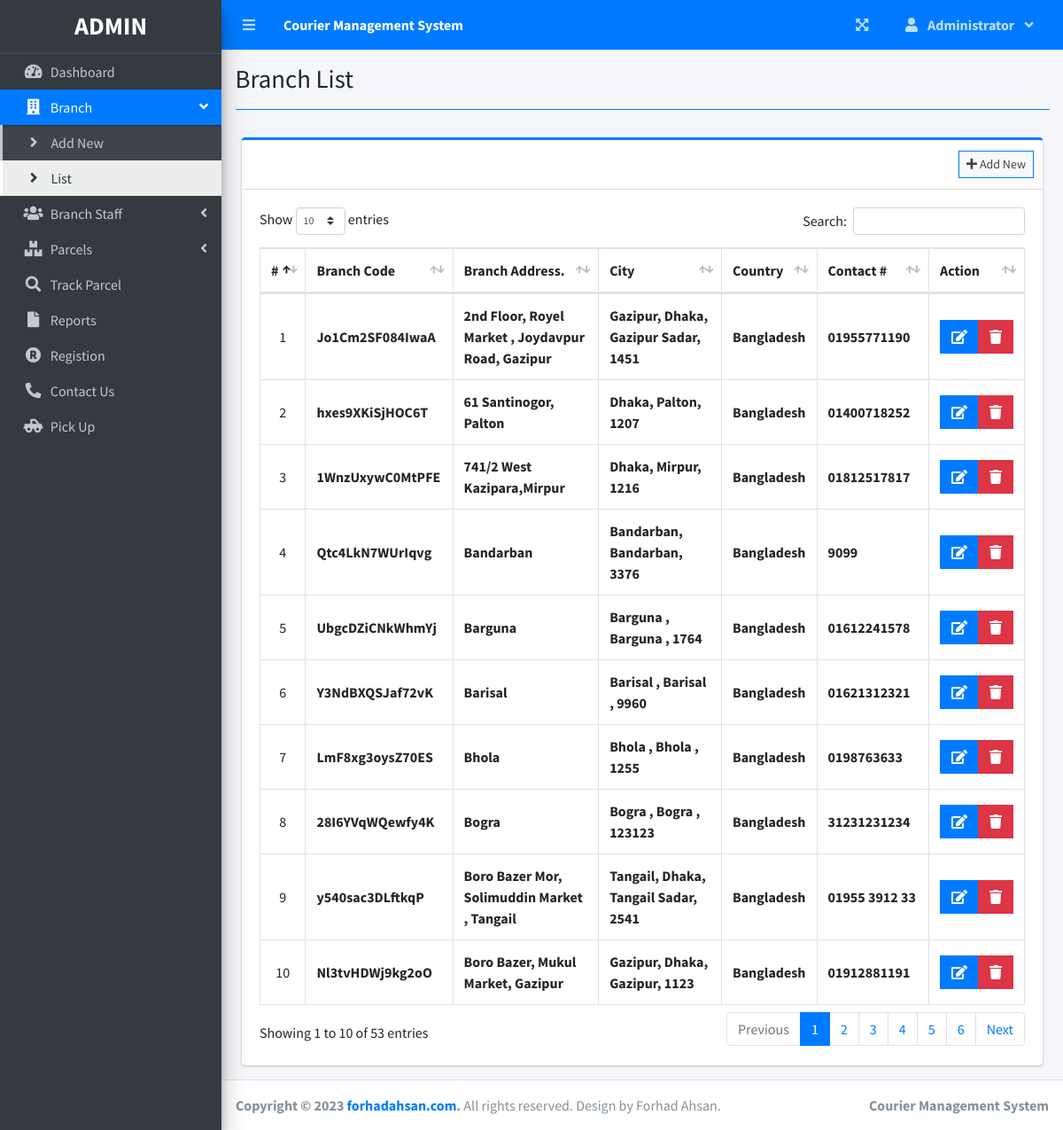
The page /index.php?page=branch_list (signed in) on the database its author committed.
### tables this page shows
CREATE TABLE `branches` (
  `id` int(30) NOT NULL,
  `branch_code` varchar(50) NOT NULL,
  `street` text NOT NULL,
  `city` text NOT NULL,
  `state` text NOT NULL,
  `zip_code` varchar(50) NOT NULL,
  `country` text NOT NULL,
  `contact` varchar(100) NOT NULL,
  `date_created` datetime NOT NULL DEFAULT current_timestamp()
);

### branch_list.php (the view, shortened to what this page needs)
<?php include'db_connect.php' ?>
<div class="col-lg-12">
	<div class="card card-outline card-primary">
		<div class="card-header">
			<div class="card-tools">
				<a class="btn btn-block btn-sm btn-default btn-flat border-primary " href="./index.php?page=new_branch"><i class="fa fa-plus"></i> Add New</a>
			</div>
		</div>
		<div class="card-body">
			<table class="table tabe-hover table-bordered" id="list">
				<!-- <colgroup>
					<col width="5%">
					<col width="15%">
					<col width="25%">
					<col width="25%">
					<col width="15%">
				</colgroup> -->
				<thead>
					<tr>
						<th class="text-center">#</th>
						<th>Branch Code</th>
						<th>Branch Address.</th>
						<th>City </th>
						<th>Country</th>
						<th>Contact #</th>
						<th>Action</th>
					</tr>
				</thead>
				<tbody>
					<?php
					$i = 1;
					$qry = $conn->query("SELECT * FROM branches order by street asc,city asc, state asc ");
					while($row= $qry->fetch_assoc()):
					?>
					<tr>
						<td class="text-center"><?php echo $i++ ?></td>
						<td class=""><b><?php echo $row['branch_code'] ?></b></td>
						<td><b><?php echo ucwords($row['street']) ?></b></td>
						<td><b><?php echo ucwords($row['city'].', '.$row['state'].', '.$row['zip_code']) ?></b></td>
						<td><b><?php echo ucwords($row['country']) ?></b></td>
						<td><b><?php echo $row['contact'] ?></b></td>
						<td class="text-center">
		                    <div class="btn-group">
		                        <a href="index.php?page=edit_branch&id=<?php echo $row['id'] ?>" class="btn btn-primary btn-flat ">
		                          <i class="fas fa-edit"></i>
		                        </a>
		                        <button type="button" class="btn btn-danger btn-flat delete_branch" data-id="<?php echo $row['id'] ?>">
		                          <i class="fas fa-trash"></i>
		                        </button>
	                      </div>
						</td>
					</tr>
				<?php endwhile; ?>
				</tbody>
			</table>
		</div>
	</div>
</div>

### index.php (shortened to what this page needs)
<!DOCTYPE html>
<html lang="en">
<?php
	include 'header.php'
?>
<body class="hold-transition sidebar-mini layout-fixed layout-navbar-fixed layout-footer-fixed">
<div class="wrapper">
  <?php include 'topbar.php' ?>
  <?php include 'sidebar.php' ?>
  <div class="content-wrapper">
    <div class="content-header">
      <div class="container-fluid">
        <div class="row mb-2">
          <div class="col-sm-6">
            <h1 class="m-0"><?php echo $title ?></h1>
          </div>
        </div>
            <hr class="border-primary">
      </div>
    </div>
    <section class="content">
      <div class="container-fluid">
         <?php
            $page = isset($_GET['page']) ? $_GET['page'] : 'home';
            if(!file_exists($page.".php")){
                include '404.html';
            }else{
            include $page.'.php';
            }
          ?>
      </div>
    </section>
  </div>
  <footer class="main-footer">
    <strong>Copyright &copy; 2023 <a href="forhadahsan.com">forhadahsan.com</a>.</strong>
    All rights reserved. Design by Forhad Ahsan.
    <div class="float-right d-none d-sm-inline-block">
      <b><?php echo $_SESSION['system']['name'] ?></b>
    </div>
  </footer>
</div>
</body>
</html>

### header.php (shortened to what this page needs)
<head>
  <?php
  $title = isset($_GET['page']) ? ucwords(str_replace("_", ' ', $_GET['page'])) : "Home";
  $title = str_replace("Persons Companies","Persons/Companies",$title);
  ?>
  <link rel="stylesheet" href="assets/plugins/fontawesome-free/css/all.min.css">
  <link rel="stylesheet" href="assets/plugins/overlayScrollbars/css/OverlayScrollbars.min.css">
  <link rel="stylesheet" href="assets/plugins/datatables-bs4/css/dataTables.bootstrap4.min.css">
  <link rel="stylesheet" href="assets/plugins/datatables-responsive/css/responsive.bootstrap4.min.css">
  <link rel="stylesheet" href="assets/plugins/datatables-buttons/css/buttons.bootstrap4.min.css">
  <link rel="stylesheet" href="assets/plugins/select2/css/select2.min.css">
  <link rel="stylesheet" href="assets/plugins/select2-bootstrap4-theme/select2-bootstrap4.min.css">
  <link rel="stylesheet" href="assets/plugins/sweetalert2-theme-bootstrap-4/bootstrap-4.min.css">
  <link rel="stylesheet" href="assets/plugins/toastr/toastr.min.css">
  <link rel="stylesheet" href="assets/plugins/dropzone/min/dropzone.min.css">
  <link rel="stylesheet" href="assets/dist/css/jquery.datetimepicker.min.css">
  <link rel="stylesheet" href="assets/plugins/icheck-bootstrap/icheck-bootstrap.min.css">
  <link rel="stylesheet" href="assets/plugins/bootstrap4-toggle/css/bootstrap4-toggle.min.css">
  <link rel="stylesheet" href="assets/dist/css/adminlte.min.css">
  <link rel="stylesheet" href="assets/dist/css/styles.css">
  <link rel="stylesheet" href="assets/plugins/summernote/summernote-bs4.min.css">
</head>

### topbar.php (shortened to what this page needs)
<nav class="main-header navbar navbar-expand navbar-primary navbar-dark ">
  <ul class="navbar-nav">
    <?php if(isset($_SESSION['login_id'])): ?>
    <li class="nav-item">
      <a class="nav-link" data-widget="pushmenu" href="" role="button"><i class="fas fa-bars"></i></a>
    </li>
  <?php endif; ?>
    <li>
      <a class="nav-link text-white"  href="./" role="button"> <large><b><?php echo $_SESSION['system']['name'] ?></b></large></a>
    </li>
  </ul>
  <ul class="navbar-nav ml-auto">
    <li class="nav-item">
      <a class="nav-link" data-widget="fullscreen" href="#" role="button">
        <i class="fas fa-expand-arrows-alt"></i>
      </a>
    </li>
   <li class="nav-item dropdown">
          <a class="nav-link"  data-toggle="dropdown" aria-expanded="true" href="javascript:void(0)">
            <span>
              <div class="d-felx badge-pill">
                <span class="fa fa-user mr-2"></span>
                <span><b><?php echo ucwords($_SESSION['login_firstname']) ?></b></span>
                <span class="fa fa-angle-down ml-2"></span>
              </div>
            </span>
          </a>
    </li>
  </ul>
</nav>

### sidebar.php (shortened to what this page needs)
<aside class="main-sidebar sidebar-dark-primary elevation-4">
  <div class="dropdown">
 	<a href="./" class="brand-link">
      <?php if($_SESSION['login_type'] == 1): ?>
      <h3 class="text-center p-0 m-0"><b>ADMIN</b></h3>
      <?php else: ?>
      <h3 class="text-center p-0 m-0"><b>STAFF</b></h3>
      <?php endif; ?>
  </a>
  </div>
  <div class="sidebar pb-4 mb-4">
    <nav class="mt-2">
      <ul class="nav nav-pills nav-sidebar flex-column nav-flat" data-widget="treeview" role="menu" data-accordion="false">
        <li class="nav-item dropdown">
          <a href="./" class="nav-link nav-home">
            <i class="nav-icon fas fa-tachometer-alt"></i>
            <p>
              Dashboard
            </p>
          </a>
        </li>
        <?php if($_SESSION['login_type'] == 1): ?>
        <li class="nav-item">
          <a href="#" class="nav-link nav-edit_branch">
            <i class="nav-icon fas fa-building"></i>
            <p>
              Branch
              <i class="right fas fa-angle-left"></i>
            </p>
          </a>
          <ul class="nav nav-treeview">
            <li class="nav-item">
              <a href="./index.php?page=new_branch" class="nav-link nav-new_branch tree-item">
                <i class="fas fa-angle-right nav-icon"></i>
                <p>Add New</p>
              </a>
            </li>
            <li class="nav-item">
              <a href="./index.php?page=branch_list" class="nav-link nav-branch_list tree-item">
                <i class="fas fa-angle-right nav-icon"></i>
                <p>List</p>
              </a>
            </li>
          </ul>
        </li>
        <li class="nav-item">
          <a href="#" class="nav-link nav-edit_staff">
            <i class="nav-icon fas fa-users"></i>
            <p>
              Branch Staff
              <i class="right fas fa-angle-left"></i>
            </p>
          </a>
        </li>
      <?php endif; ?>
        <li class="nav-item">
          <a href="#" class="nav-link nav-edit_parcel">
            <i class="nav-icon fas fa-boxes"></i>
            <p>
              Parcels
              <i class="right fas fa-angle-left"></i>
            </p>
          </a>
        </li>
         <li class="nav-item dropdown">
          <a href="./index.php?page=track" class="nav-link nav-track">
            <i class="nav-icon fas fa-search"></i>
            <p>
              Track Parcel
            </p>
          </a>
        </li>
         <li class="nav-item dropdown">
          <a href="./index.php?page=reports" class="nav-link nav-reports">
            <i class="nav-icon fas fa-file"></i>
            <p>
              Reports
            </p>
          </a>
        </li>
        <li class="nav-item dropdown">
          <a href="registion.php" class="nav-link nav-registion">
            <i class="nav-icon fas fa-registered"></i>
            <p>
              Registion
            </p>
          </a>
        </li>
        <li class="nav-item dropdown">
          <a href="contactus.php" class="nav-link nav-contact">
            <i class="nav-icon fas fa-phone-alt"></i>
            <p>
              Contact Us
            </p>
          </a>
        </li>
        <li class="nav-item dropdown">
          <a href="pickUpRecqust.php" class="nav-link nav-recquest">
            <i class="nav-icon fas fa-solid fa-truck-pickup"></i>
            <p>
              Pick Up
            </p>
          </a>
        </li>
      </ul>
    </nav>
  </div>
</aside>

### branch_list.php (style rules this page uses)
table td { vertical-align: middle !important; }

### rows shown on the page
branches: branch_code "Jo1Cm2SF084IwaA", street "2nd Floor, Royel Market , Joydavpur Road, Gazipur", city+state+zip_code "Gazipur, Dhaka, Gazipur Sadar, 1451", country "Bangladesh", contact "01955771190"
branches: branch_code "hxes9XKiSjHOC6T", street "61 Santinogor, Palton", city+state+zip_code "Dhaka, Palton, 1207", country "Bangladesh", contact "01400718252"
branches: branch_code "1WnzUxywC0MtPFE", street "741/2 West Kazipara,Mirpur", city+state+zip_code "Dhaka, Mirpur, 1216", country "Bangladesh", contact "01812517817"
branches: branch_code "Qtc4LkN7WUrIqvg", street "Bandarban", city+state+zip_code "Bandarban, Bandarban, 3376", country "Bangladesh", contact "9099"
branches: branch_code "UbgcDZiCNkWhmYj", street "Barguna", city+state+zip_code "Barguna , Barguna , 1764", country "Bangladesh", contact "01612241578"
branches: branch_code "Y3NdBXQSJaf72vK", street "Barisal", city+state+zip_code "Barisal , Barisal , 9960", country "Bangladesh", contact "01621312321"
branches: branch_code "LmF8xg3oysZ70ES", street "Bhola", city+state+zip_code "Bhola , Bhola , 1255", country "Bangladesh", contact "0198763633"
branches: branch_code "28I6YVqWQewfy4K", street "Bogra", city+state+zip_code "Bogra , Bogra , 123123", country "Bangladesh", contact "31231231234"
branches: branch_code "y540sac3DLftkqP", street "Boro Bazer Mor, Solimuddin Market , Tangail", city+state+zip_code "Tangail, Dhaka, Tangail Sadar, 2541", country "Bangladesh", contact "01955 3912 33"
branches: branch_code "Nl3tvHDWj9kg2oO", street "Boro Bazer, Mukul Market, Gazipur", city+state+zip_code "Gazipur, Dhaka, Gazipur, 1123", country "Bangladesh", contact "01912881191"

### other values the page prints
$_SESSION['system']['name'] "Courier Management System"
$_SESSION['login_firstname'] "Administrator"
$title "Branch List"
